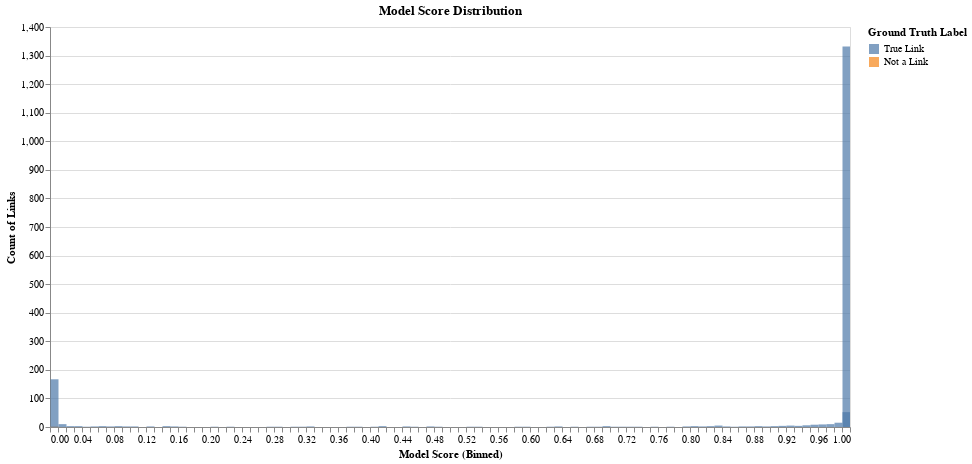

Write notebook code for a chart like this one.
### Markdown cell above
## Linking Model Score Threshold

### Code cell
tutorial.plot_model_score_distribution(df_predictions)

### Figure 1 — Vega-Lite specification as saved in the notebook (floating-point values rounded to 4 significant figures)
{"config": {"view": {"continuousWidth": 400, "continuousHeight": 300}}, "data": {"name": "data-3ec118fe87180541d5f45a7105078b24"}, "mark": {"type": "bar", "binSpacing": 0, "opacity": 0.7}, "encoding": {"color": {"type": "nominal", "field": "ground_truth", "legend": {"title": "Ground Truth Label"}, "scale": {"domain": ["True Link", "Not a Link"], "scheme": "tableau10"}}, "opacity": {"condition": {"value": 0.7, "selection": "selector001"}, "value": 0.2}, "tooltip": [{"type": "quantitative", "field": "model_score", "title": "Model Score"}, {"type": "nominal", "field": "ground_truth", "title": "Ground Truth"}, {"type": "quantitative", "field": "count", "title": "Count of Links"}], "x": {"type": "quantitative", "axis": {"tickCount": 5, "title": "Model Score (Binned)"}, "bin": {"extent": [0, 1], "step": 0.01}, "field": "model_score"}, "y": {"type": "quantitative", "axis": {"title": "Count of Links"}, "field": "count", "stack": null}}, "height": 400, "selection": {"selector001": {"type": "multi", "fields": ["ground_truth"], "bind": "legend"}, "selector002": {"type": "interval", "bind": "scales", "encodings": ["x", "y"]}}, "title": "Model Score Distribution", "width": 800, "$schema": "https://vega.github.io/schema/vega-lite/v4.8.1.json", "datasets": {"data-3ec118fe87180541d5f45a7105078b24": [{"model_score": 0.0, "ground_truth": "Not a Link", "count": 2}, {"model_score": 0.0, "ground_truth": "True Link", "count": 167}, {"model_score": 0.01, "ground_truth": "True Link", "count": 10}, {"model_score": 0.02, "ground_truth": "True Link", "count": 3}, {"model_score": 0.03, "ground_truth": "True Link", "count": 3}, {"model_score": 0.04, "ground_truth": "True Link", "count": 1}, {"model_score": 0.05, "ground_truth": "True Link", "count": 2}, {"model_score": 0.06, "ground_truth": "True Link", "count": 3}, {"model_score": 0.07, "ground_truth": "True Link", "count": 2}, {"model_score": 0.08, "ground_truth": "True Link", "count": 3}, {"model_score": 0.09, "ground_truth": "True Link", "count": 2}, {"model_score": 0.1, "ground_truth": "True Link", "count": 2}, {"model_score": 0.12, "ground_truth": "True Link", "count": 2}, {"model_score": 0.14, "ground_truth": "True Link", "count": 3}, {"model_score": 0.15, "ground_truth": "True Link", "count": 2}, {"model_score": 0.16, "ground_truth": "True Link", "count": 1}, {"model_score": 0.2, "ground_truth": "True Link", "count": 1}, {"model_score": 0.22, "ground_truth": "True Link", "count": 1}, {"model_score": 0.27, "ground_truth": "True Link", "count": 1}, {"model_score": 0.28, "ground_truth": "True Link", "count": 1}, {"model_score": 0.3, "ground_truth": "True Link", "count": 1}, {"model_score": 0.31, "ground_truth": "True Link", "count": 1}, {"model_score": 0.32, "ground_truth": "True Link", "count": 2}, {"model_score": 0.37, "ground_truth": "True Link", "count": 1}, {"model_score": 0.38, "ground_truth": "True Link", "count": 1}, {"model_score": 0.4, "ground_truth": "True Link", "count": 1}, {"model_score": 0.41, "ground_truth": "True Link", "count": 3}, {"model_score": 0.44, "ground_truth": "True Link", "count": 2}, {"model_score": 0.45, "ground_truth": "True Link", "count": 1}, {"model_score": 0.47, "ground_truth": "True Link", "count": 2}, {"model_score": 0.48, "ground_truth": "True Link", "count": 1}, {"model_score": 0.52, "ground_truth": "True Link", "count": 1}, {"model_score": 0.53, "ground_truth": "True Link", "count": 1}, {"model_score": 0.58, "ground_truth": "True Link", "count": 1}, {"model_score": 0.59, "ground_truth": "True Link", "count": 1}, {"model_score": 0.62, "ground_truth": "True Link", "count": 1}, {"model_score": 0.63, "ground_truth": "True Link", "count": 2}, {"model_score": 0.65, "ground_truth": "True Link", "count": 1}, {"model_score": 0.67, "ground_truth": "True Link", "count": 1}, {"model_score": 0.68, "ground_truth": "True Link", "count": 1}, {"model_score": 0.69, "ground_truth": "True Link", "count": 3}, {"model_score": 0.7, "ground_truth": "True Link", "count": 1}, {"model_score": 0.71, "ground_truth": "True Link", "count": 1}, {"model_score": 0.72, "ground_truth": "True Link", "count": 1}, {"model_score": 0.73, "ground_truth": "True Link", "count": 1}, {"model_score": 0.75, "ground_truth": "True Link", "count": 1}, {"model_score": 0.77, "ground_truth": "True Link", "count": 1}, {"model_score": 0.79, "ground_truth": "True Link", "count": 2}, {"model_score": 0.8, "ground_truth": "True Link", "count": 3}, {"model_score": 0.81, "ground_truth": "True Link", "count": 2}, {"model_score": 0.82, "ground_truth": "True Link", "count": 3}, {"model_score": 0.83, "ground_truth": "True Link", "count": 5}, {"model_score": 0.84, "ground_truth": "True Link", "count": 2}, {"model_score": 0.85, "ground_truth": "True Link", "count": 1}, {"model_score": 0.86, "ground_truth": "True Link", "count": 2}, {"model_score": 0.87, "ground_truth": "True Link", "count": 2}, {"model_score": 0.88, "ground_truth": "True Link", "count": 3}, {"model_score": 0.89, "ground_truth": "True Link", "count": 2}, {"model_score": 0.9, "ground_truth": "True Link", "count": 3}, {"model_score": 0.91, "ground_truth": "True Link", "count": 4}, {"model_score": 0.92, "ground_truth": "True Link", "count": 5}, {"model_score": 0.93, "ground_truth": "True Link", "count": 4}, {"model_score": 0.94, "ground_truth": "True Link", "count": 6}, {"model_score": 0.95, "ground_truth": "True Link", "count": 8}, {"model_score": 0.96, "ground_truth": "True Link", "count": 9}, {"model_score": 0.97, "ground_truth": "True Link", "count": 10}, {"model_score": 0.98, "ground_truth": "True Link", "count": 15}, {"model_score": 0.99, "ground_truth": "True Link", "count": 52}, {"model_score": 1.0, "ground_truth": "True Link", "count": 1332}]}}
